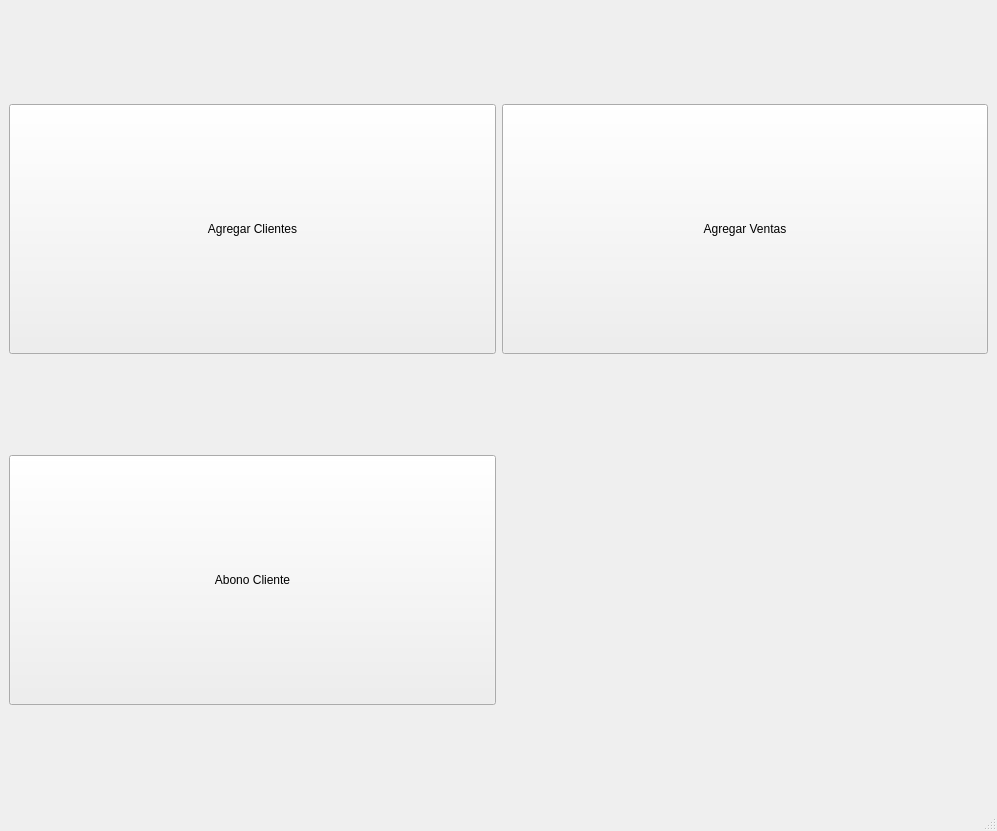
<?xml version="1.0" encoding="UTF-8"?>
<ui version="4.0">
 <class>MainWindow</class>
 <widget class="QMainWindow" name="MainWindow">
  <property name="geometry">
   <rect>
    <x>0</x>
    <y>0</y>
    <width>997</width>
    <height>831</height>
   </rect>
  </property>
  <property name="windowTitle">
   <string>MainWindow</string>
  </property>
  <widget class="QWidget" name="centralwidget">
   <layout class="QGridLayout" name="gridLayout">
    <item row="0" column="0">
     <widget class="QPushButton" name="AgregarClientesButton">
      <property name="minimumSize">
       <size>
        <width>0</width>
        <height>250</height>
       </size>
      </property>
      <property name="text">
       <string>Agregar Clientes</string>
      </property>
     </widget>
    </item>
    <item row="1" column="0">
     <widget class="QPushButton" name="AbonoClienteButton">
      <property name="minimumSize">
       <size>
        <width>0</width>
        <height>250</height>
       </size>
      </property>
      <property name="text">
       <string>Abono Cliente</string>
      </property>
     </widget>
    </item>
    <item row="0" column="1">
     <widget class="QPushButton" name="AgregarVentasButton">
      <property name="minimumSize">
       <size>
        <width>0</width>
        <height>250</height>
       </size>
      </property>
      <property name="text">
       <string>Agregar Ventas</string>
      </property>
     </widget>
    </item>
   </layout>
  </widget>
  <widget class="QMenuBar" name="menubar">
   <property name="geometry">
    <rect>
     <x>0</x>
     <y>0</y>
     <width>997</width>
     <height>26</height>
    </rect>
   </property>
  </widget>
  <widget class="QStatusBar" name="statusbar"/>
 </widget>
 <resources/>
 <connections/>
</ui>
